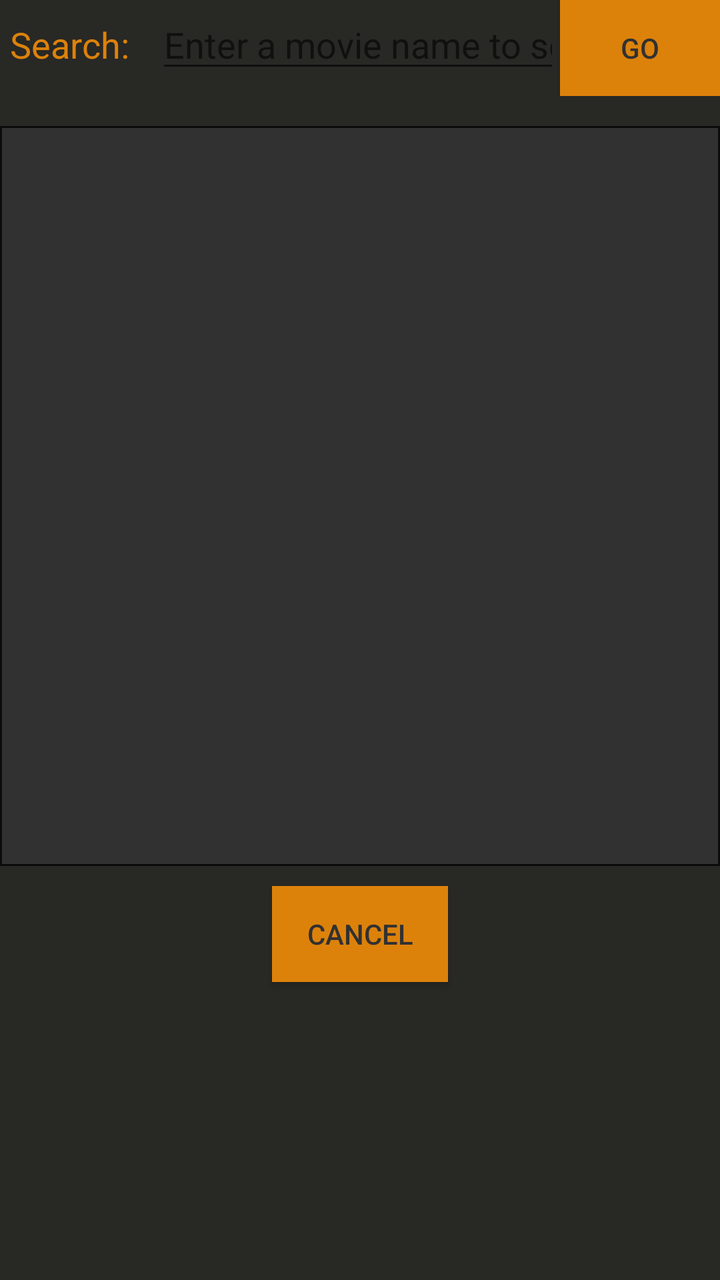
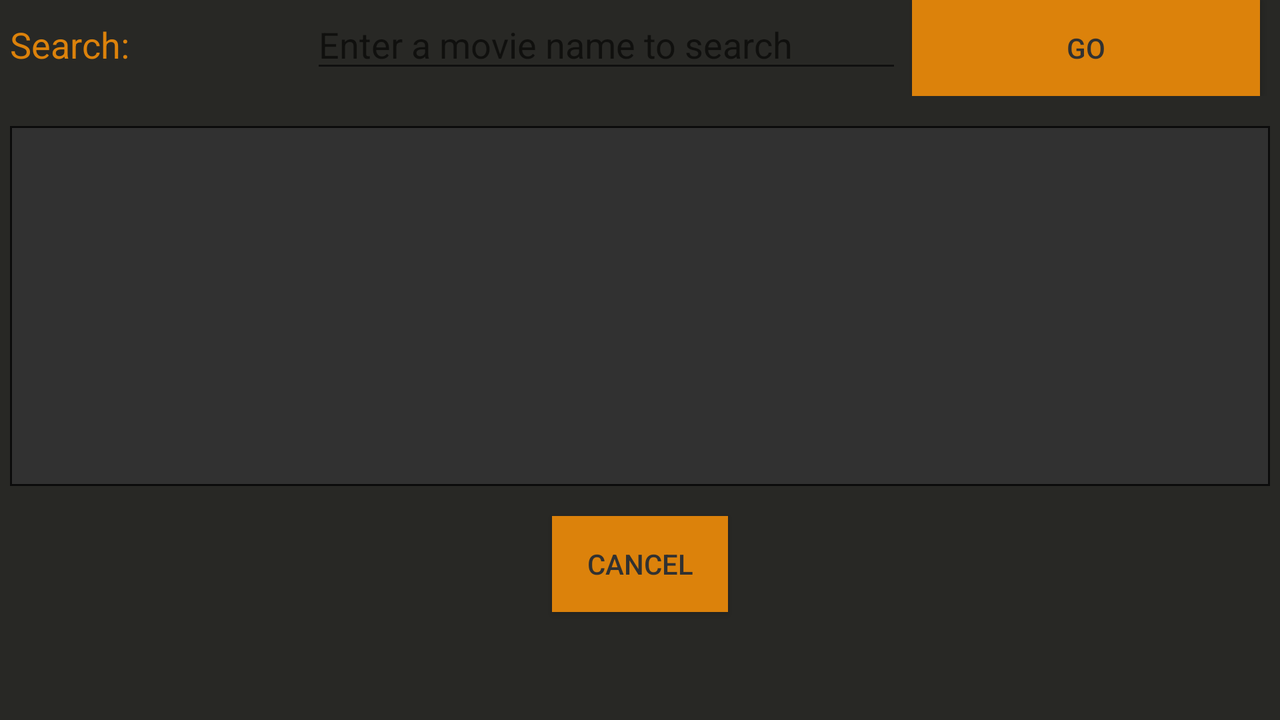

Two renders of one Android screen. The first uses the default layout on a phone; the second uses the alternative layout the repository ships for a different screen configuration, on a matching device. The two XML files are below.
<!-- AndroidManifest.xml: application theme AppTheme -->
<!-- res/layout/activity_choose_from_internet.xml -->
<?xml version="1.0" encoding="utf-8"?>
<LinearLayout xmlns:android="http://schemas.android.com/apk/res/android"
    xmlns:app="http://schemas.android.com/apk/res-auto"
    xmlns:tools="http://schemas.android.com/tools"
    android:layout_width="match_parent"
    android:layout_height="match_parent"
    android:orientation="vertical"
    app:layout_constraintBottom_toBottomOf="parent"
    app:layout_constraintEnd_toEndOf="parent"
    app:layout_constraintStart_toStartOf="parent"
    app:layout_constraintTop_toTopOf="parent"
    android:background="@color/grayblack">



        <LinearLayout
            android:layout_width="match_parent"
            android:layout_height="wrap_content"
            android:layout_marginBottom="10dp"
            android:orientation="horizontal">

            <TextView
                android:id="@+id/viewSearch"
                android:layout_width="86dp"
                android:layout_height="wrap_content"
                android:layout_weight="1"
                android:padding="5dp"
                android:text="@string/search"
                android:textColor="@color/orange"
                android:textSize="18sp" />

            <EditText
                android:id="@+id/editSearch"
                android:layout_width="wrap_content"
                android:layout_height="wrap_content"
                android:layout_weight="1"
                android:ems="10"
                android:hint="@string/enter_search"
                android:inputType="textPersonName"
                android:textColor="@color/white"/>

            <Button
                android:id="@+id/go"
                android:layout_width="wrap_content"
                android:layout_height="wrap_content"
                android:layout_weight="1"
                android:text="@string/go"
                android:textColor="@color/gray4"
                android:background="@color/orange"/>
        </LinearLayout>


    <ListView
        android:id="@+id/searchList"
        android:layout_width="match_parent"
        android:layout_height="370dp"
        android:layout_marginTop="5dp"
        android:background="@drawable/border" />


    <Button
        android:id="@+id/cancel"
        android:layout_width="wrap_content"
        android:layout_height="wrap_content"
        android:layout_gravity="bottom|center"
        android:layout_marginBottom="10dp"
        android:layout_marginTop="10dp"
        android:background="@color/orange"
        android:gravity="center"
        android:onClick="cancelButton"
        android:text="@string/cancel"
        android:textColor="@color/gray4" />
</LinearLayout>
<!-- resources referenced by this layout -->
<resources>
  <color name="gray4">#313131</color>
  <color name="grayblack">#282825</color>
  <color name="orange">#dc820b</color>
  <color name="white">#f4f4ea</color>
  <!-- drawable border (drawable) -->
  <?xml version="1.0" encoding="utf-8"?>
  <shape xmlns:android="http://schemas.android.com/apk/res/android">
  
  <stroke
      android:width="1dp"
      android:color="@color/black" />
  <solid
      android:color="@color/gray4"
      android:paddingLeft="5dp"
      android:paddingTop="5dp"/>
  <padding
      android:left="5dp"
      android:top="5dp"
      android:right="5dp"
      android:bottom="5dp" />
  </shape>
  <string name="cancel">Cancel</string>
  <string name="enter_search">Enter a movie name to search</string>
  <string name="go">GO</string>
  <string name="search">Search:</string>
  <style name="AppTheme" parent="Theme.AppCompat.Light.DarkActionBar">
          
          <item name="colorPrimary">@color/colorPrimary</item>
          <item name="colorPrimaryDark">@color/colorPrimaryDark</item>
          <item name="colorAccent">@color/colorAccent</item>
  
  
          <item name="android:itemBackground">@color/colorPrimaryDark</item>
          <item name="android:textColor">@color/white</item>
      </style>
  <color name="black">#0b0b0b</color>
  <color name="colorPrimary">#454444</color>
  <color name="colorPrimaryDark">#454444</color>
  <color name="colorAccent">#ac9884</color>
</resources>
<!-- res/layout-land/activity_choose_from_internet.xml (the author's variant of the layout above) -->
<!-- drawn on the phone turned sideways -->
<?xml version="1.0" encoding="utf-8"?>
<LinearLayout xmlns:android="http://schemas.android.com/apk/res/android"
    xmlns:app="http://schemas.android.com/apk/res-auto"
    xmlns:tools="http://schemas.android.com/tools"
    android:layout_width="match_parent"
    android:layout_height="match_parent"
    tools:context=".ChooseFromInternet"
    android:orientation="vertical"
    android:background="@color/grayblack">



        <LinearLayout
            android:layout_width="match_parent"
            android:layout_height="wrap_content"
            android:layout_marginBottom="10dp"
            android:orientation="horizontal">

            <TextView
                android:id="@+id/viewSearch"
                android:layout_width="wrap_content"
                android:layout_height="wrap_content"
                android:layout_weight="1"
                android:padding="5dp"
                android:text="@string/search"
                android:textColor="@color/orange"
                android:textSize="18sp" />

            <EditText
                android:id="@+id/editSearch"
                android:layout_width="wrap_content"
                android:layout_height="wrap_content"
                android:layout_weight="1"
                android:ems="10"
                android:hint="@string/enter_search"
                android:inputType="textPersonName"
                android:textColor="@color/white"/>

            <Button
                android:id="@+id/go"
                android:layout_width="wrap_content"
                android:layout_height="wrap_content"
                android:layout_marginLeft="5dp"
                android:layout_marginRight="10dp"
                android:layout_weight="1"
                android:background="@color/orange"
                android:text="@string/go"
                android:textColor="@color/gray4" />
        </LinearLayout>


    <ListView
        android:id="@+id/searchList"
        android:layout_width="match_parent"
        android:layout_height="180dp"
        android:layout_margin="5dp"
        android:background="@drawable/border"
        android:padding="5dp" />


    <Button
        android:id="@+id/cancel"
        android:layout_width="wrap_content"
        android:layout_height="wrap_content"
        android:layout_gravity="bottom|center"
        android:layout_marginBottom="10dp"
        android:layout_marginTop="10dp"
        android:background="@color/orange"
        android:gravity="center"
        android:onClick="cancelButton"
        android:text="@string/cancel"
        android:textColor="@color/gray4" />

</LinearLayout>
